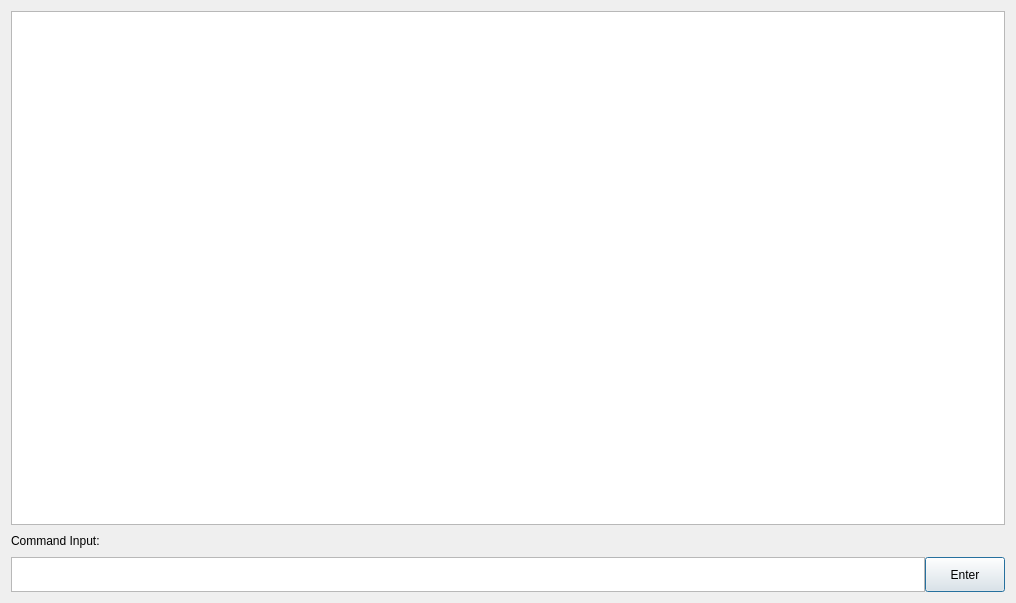
<?xml version="1.0" encoding="UTF-8"?>
<ui version="4.0">
 <class>LogScreen</class>
 <widget class="QDialog" name="LogScreen">
  <property name="geometry">
   <rect>
    <x>0</x>
    <y>0</y>
    <width>1016</width>
    <height>603</height>
   </rect>
  </property>
  <property name="sizePolicy">
   <sizepolicy hsizetype="MinimumExpanding" vsizetype="MinimumExpanding">
    <horstretch>0</horstretch>
    <verstretch>0</verstretch>
   </sizepolicy>
  </property>
  <property name="minimumSize">
   <size>
    <width>255</width>
    <height>200</height>
   </size>
  </property>
  <property name="maximumSize">
   <size>
    <width>1920</width>
    <height>1080</height>
   </size>
  </property>
  <property name="windowTitle">
   <string>Real-Time Log</string>
  </property>
  <property name="autoFillBackground">
   <bool>false</bool>
  </property>
  <layout class="QHBoxLayout" name="horizontalLayout_2">
   <item>
    <layout class="QVBoxLayout" name="verticalLayout_2">
     <item>
      <widget class="QTextEdit" name="textEdit">
       <property name="sizePolicy">
        <sizepolicy hsizetype="Expanding" vsizetype="Expanding">
         <horstretch>5</horstretch>
         <verstretch>5</verstretch>
        </sizepolicy>
       </property>
       <property name="minimumSize">
        <size>
         <width>200</width>
         <height>50</height>
        </size>
       </property>
       <property name="maximumSize">
        <size>
         <width>1920</width>
         <height>1080</height>
        </size>
       </property>
       <property name="font">
        <font>
         <stylestrategy>PreferAntialias</stylestrategy>
        </font>
       </property>
       <property name="inputMethodHints">
        <set>Qt::ImhHiddenText|Qt::ImhMultiLine</set>
       </property>
       <property name="sizeAdjustPolicy">
        <enum>QAbstractScrollArea::AdjustToContents</enum>
       </property>
       <property name="readOnly">
        <bool>true</bool>
       </property>
      </widget>
     </item>
     <item>
      <layout class="QVBoxLayout" name="verticalLayout">
       <item>
        <widget class="QLabel" name="label">
         <property name="sizePolicy">
          <sizepolicy hsizetype="Fixed" vsizetype="Fixed">
           <horstretch>0</horstretch>
           <verstretch>0</verstretch>
          </sizepolicy>
         </property>
         <property name="minimumSize">
          <size>
           <width>100</width>
           <height>20</height>
          </size>
         </property>
         <property name="maximumSize">
          <size>
           <width>150</width>
           <height>20</height>
          </size>
         </property>
         <property name="text">
          <string>Command Input:</string>
         </property>
         <property name="buddy">
          <cstring>textEdit_2</cstring>
         </property>
        </widget>
       </item>
       <item>
        <layout class="QHBoxLayout" name="horizontalLayout">
         <property name="spacing">
          <number>0</number>
         </property>
         <property name="sizeConstraint">
          <enum>QLayout::SetDefaultConstraint</enum>
         </property>
         <item>
          <widget class="QTextEdit" name="textEdit_2">
           <property name="sizePolicy">
            <sizepolicy hsizetype="Expanding" vsizetype="Expanding">
             <horstretch>5</horstretch>
             <verstretch>5</verstretch>
            </sizepolicy>
           </property>
           <property name="minimumSize">
            <size>
             <width>150</width>
             <height>35</height>
            </size>
           </property>
           <property name="maximumSize">
            <size>
             <width>1920</width>
             <height>35</height>
            </size>
           </property>
           <property name="sizeAdjustPolicy">
            <enum>QAbstractScrollArea::AdjustToContents</enum>
           </property>
          </widget>
         </item>
         <item>
          <widget class="QPushButton" name="pushButton">
           <property name="minimumSize">
            <size>
             <width>70</width>
             <height>35</height>
            </size>
           </property>
           <property name="maximumSize">
            <size>
             <width>90</width>
             <height>35</height>
            </size>
           </property>
           <property name="text">
            <string>Enter</string>
           </property>
          </widget>
         </item>
        </layout>
       </item>
      </layout>
     </item>
    </layout>
   </item>
  </layout>
 </widget>
 <resources/>
 <connections>
  <connection>
   <sender>pushButton</sender>
   <signal>clicked()</signal>
   <receiver>LogScreen</receiver>
   <slot>accept()</slot>
   <hints>
    <hint type="sourcelabel">
     <x>527</x>
     <y>289</y>
    </hint>
    <hint type="destinationlabel">
     <x>528</x>
     <y>246</y>
    </hint>
   </hints>
  </connection>
 </connections>
</ui>
